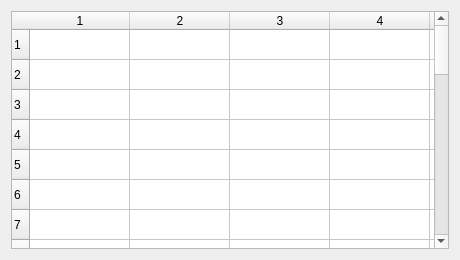
<?xml version="1.0" encoding="UTF-8"?>
<ui version="4.0"><class>Dialog</class><widget class="QDialog" name="Dialog"><property name="geometry"><rect><x>0</x><y>0</y><width>460</width><height>260</height></rect></property><property name="windowTitle"><string>Scroll policy_off_horizontal</string></property><layout class="QVBoxLayout" name="verticalLayout"><property name="leftMargin"><number>11</number></property><property name="topMargin"><number>11</number></property><property name="rightMargin"><number>11</number></property><property name="bottomMargin"><number>11</number></property><property name="spacing"><number>6</number></property><item><widget class="QTableWidget" name="table"><property name="rowCount"><number>30</number></property><property name="columnCount"><number>10</number></property><property name="verticalScrollBarPolicy"><enum>Qt::ScrollBarAlwaysOn</enum></property><property name="horizontalScrollBarPolicy"><enum>Qt::ScrollBarAlwaysOff</enum></property></widget></item></layout></widget></ui>
